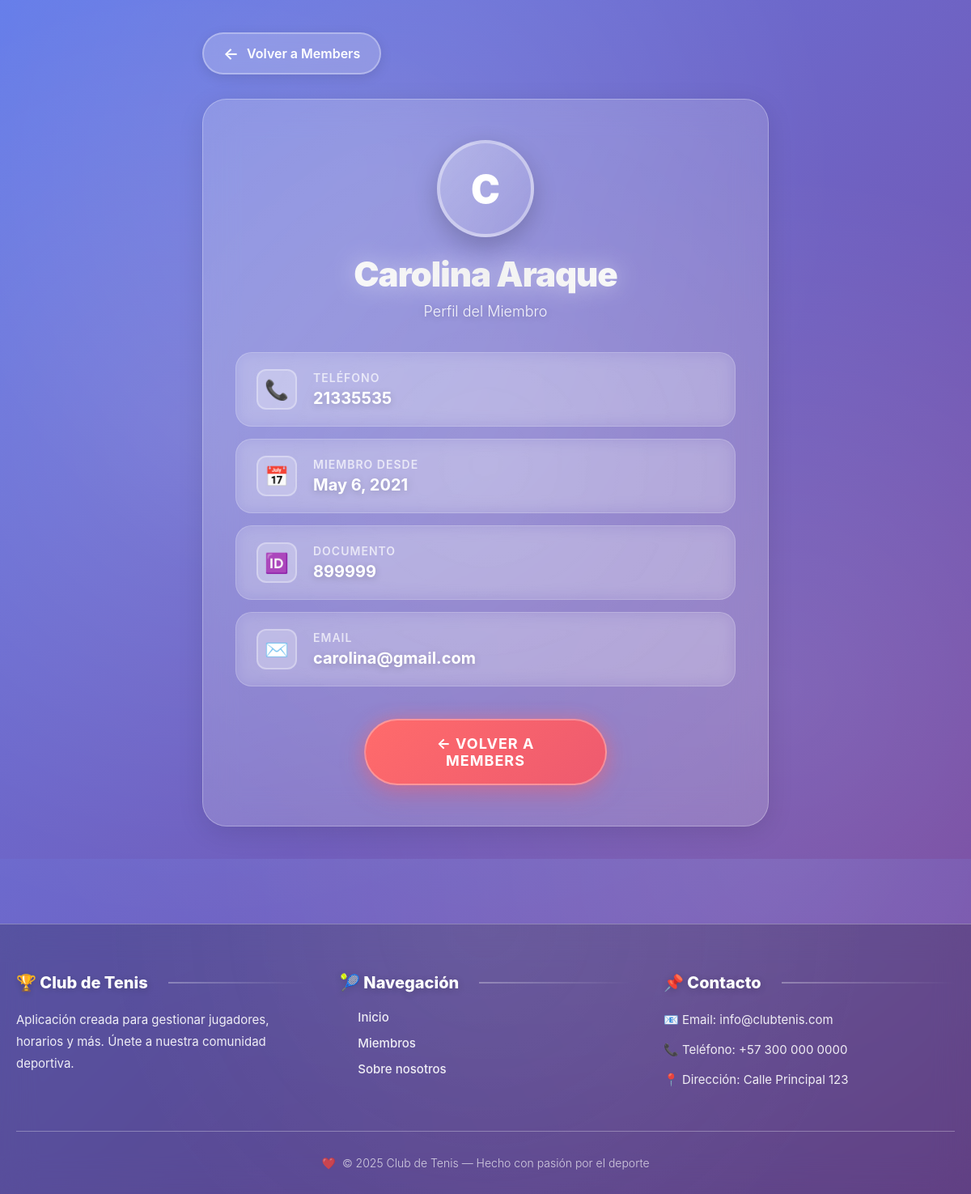
/members/details/11, run on the app's committed database.
### members/models.py (models this page shows)
class Member(models.Model):
  Documento=models.IntegerField(null=True)
  firstname = models.CharField(max_length=255)
  lastname = models.CharField(max_length=255)
  phone = models.IntegerField(null=True)
  joined_date = models.DateField(null=True)
  email =models.EmailField(null=True)

### members/views.py (the view)
# urls.py: path('members/details/<int:id>', views.details, name='details'),
def details(request, id):
  mymember = Member.objects.get(id=id)
  template = loader.get_template('details.html')
  context = {
    'mymember': mymember,
  }
  return HttpResponse(template.render(context, request))

### members/templates/details.html (shortened to what this page needs)
{% extends "master.html" %}
{% block content %}
<div class="profile-section">
  <div class="profile-container">
    <a href="/members" class="back-button">Volver a Members</a>
    <div class="profile-card">
      <div class="profile-header">
        <div class="profile-avatar">
          {{ mymember.firstname|first|upper }}
        </div>
        <h1 class="profile-name">{{ mymember.firstname }} {{ mymember.lastname }}</h1>
        <p class="profile-subtitle">Perfil del Miembro</p>
      </div>
      <div class="profile-info">
        <div class="info-item">
          <div class="info-icon">📞</div>
          <div class="info-content">
            <div class="info-label">Teléfono</div>
            <div class="info-value">{{ mymember.phone }}</div>
          </div>
        </div>
        <div class="info-item">
          <div class="info-icon">📅</div>
          <div class="info-content">
            <div class="info-label">Miembro desde</div>
            <div class="info-value">{{ mymember.joined_date }}</div>
          </div>
        </div>
        <div class="info-item">
          <div class="info-icon">🆔</div>
          <div class="info-content">
            <div class="info-label">Documento</div>
            <div class="info-value">{{ mymember.Documento }}</div>
          </div>
        </div>
        <div class="info-item">
          <div class="info-icon">✉️</div>
          <div class="info-content">
            <div class="info-label">Email</div>
            <div class="info-value">{{ mymember.email }}</div>
          </div>
        </div>
      </div>
      <a href="/members" class="action-button">
        <span>← Volver a Members</span>
      </a>
    </div>
  </div>
</div>
{% endblock %}

### members/templates/master.html (style rules this page uses)
* { margin: 0; padding: 0; box-sizing: border-box; }
:root { --primary-gradient: linear-gradient(135deg, #667eea 0%, #764ba2 25%, #f093fb 50%, #4facfe 75%, #00f2fe 100%); --glass-bg: rgba(255, 255, 255, 0.15); --glass-border: rgba(255, 255, 255, 0.3); --text-primary: #ffffff; --text-secondary: rgba(255, 255, 255, 0.9); --accent-color: #ff6b6b; --shadow-sm: 0 4px 15px rgba(0, 0, 0, 0.1); --shadow-md: 0 8px 32px rgba(0, 0, 0, 0.1); --shadow-lg: 0 15px 40px rgba(0, 0, 0, 0.2); }
body { font-family: -apple-system, BlinkMacSystemFont, 'Segoe UI', 'Roboto', 'Oxygen', 'Ubuntu', 'Cantarell', 'Fira Sans', 'Droid Sans', 'Helvetica Neue', sans-serif; -webkit-font-smoothing: antialiased; -moz-osx-font-smoothing: grayscale; margin: 0; padding: 0; min-height: 100vh; position: relative; overflow-x: hidden; }
body::before { content: ''; position: fixed; top: 0; left: 0; width: 100%; height: 100%; background: var(--primary-gradient); background-size: 400% 400%; animation: gradientShift 20s ease infinite; z-index: -2; pointer-events: none; }
body::after { content: ''; position: fixed; top: 0; left: 0; width: 100%; height: 100%; background-image: radial-gradient(circle at 20% 30%, rgba(255, 255, 255, 0.1) 0%, transparent 50%), radial-gradient(circle at 80% 70%, rgba(255, 255, 255, 0.1) 0%, transparent 50%), radial-gradient(circle at 50% 50%, rgba(255, 255, 255, 0.05) 0%, transparent 70%); z-index: -1; pointer-events: none; animation: patternMove 25s ease-in-out infinite; }

### data on the page
Member: firstname|first "C", firstname "Carolina", lastname "Araque", phone "21335535", joined_date "May 6, 2021", Documento "899999", email "carolina@gmail.com"
